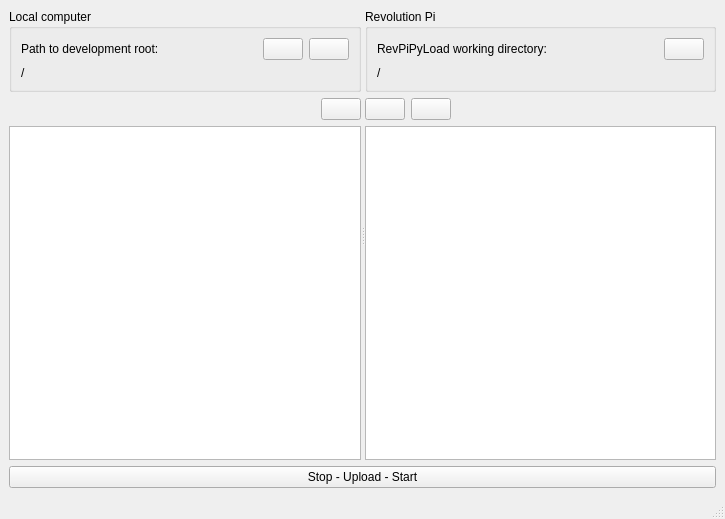
<?xml version="1.0" encoding="UTF-8"?>
<ui version="4.0">
 <class>win_files</class>
 <widget class="QMainWindow" name="win_files">
  <property name="geometry">
   <rect>
    <x>0</x>
    <y>0</y>
    <width>725</width>
    <height>519</height>
   </rect>
  </property>
  <property name="windowTitle">
   <string>File manager</string>
  </property>
  <widget class="QWidget" name="centralwidget">
   <layout class="QGridLayout" name="gridLayout">
    <item row="0" column="0">
     <widget class="QSplitter" name="splitter">
      <property name="orientation">
       <enum>Qt::Horizontal</enum>
      </property>
      <property name="childrenCollapsible">
       <bool>false</bool>
      </property>
      <widget class="QWidget" name="verticalLayoutWidget">
       <layout class="QVBoxLayout" name="vl_local">
        <item>
         <widget class="QGroupBox" name="gb_select_local">
          <property name="title">
           <string>Local computer</string>
          </property>
          <layout class="QGridLayout" name="gridLayout_2" columnstretch="1,0,0">
           <item row="0" column="0">
            <widget class="QLabel" name="lbl_select_local">
             <property name="text">
              <string>Path to development root:</string>
             </property>
            </widget>
           </item>
           <item row="0" column="1">
            <widget class="QPushButton" name="btn_select_local">
             <property name="toolTip">
              <string>Open developer root directory</string>
             </property>
             <property name="icon">
              <iconset resource="ressources.qrc">
               <normaloff>:/action/ico/folder-open.ico</normaloff>:/action/ico/folder-open.ico</iconset>
             </property>
             <property name="iconSize">
              <size>
               <width>24</width>
               <height>24</height>
              </size>
             </property>
             <property name="autoDefault">
              <bool>false</bool>
             </property>
            </widget>
           </item>
           <item row="0" column="2">
            <widget class="QPushButton" name="btn_refresh_local">
             <property name="toolTip">
              <string>Reload file list</string>
             </property>
             <property name="icon">
              <iconset resource="ressources.qrc">
               <normaloff>:/action/ico/refresh.ico</normaloff>:/action/ico/refresh.ico</iconset>
             </property>
             <property name="iconSize">
              <size>
               <width>24</width>
               <height>24</height>
              </size>
             </property>
            </widget>
           </item>
           <item row="1" column="0" colspan="3">
            <widget class="QLabel" name="lbl_path_local">
             <property name="sizePolicy">
              <sizepolicy hsizetype="Ignored" vsizetype="Preferred">
               <horstretch>0</horstretch>
               <verstretch>0</verstretch>
              </sizepolicy>
             </property>
             <property name="toolTip">
              <string notr="true">/</string>
             </property>
             <property name="text">
              <string notr="true">/</string>
             </property>
            </widget>
           </item>
          </layout>
         </widget>
        </item>
        <item>
         <layout class="QHBoxLayout" name="hl_revpi_2">
          <item>
           <spacer name="hs_local">
            <property name="orientation">
             <enum>Qt::Horizontal</enum>
            </property>
            <property name="sizeHint" stdset="0">
             <size>
              <width>40</width>
              <height>20</height>
             </size>
            </property>
           </spacer>
          </item>
          <item>
           <widget class="QPushButton" name="btn_to_right">
            <property name="text">
             <string/>
            </property>
            <property name="icon">
             <iconset resource="ressources.qrc">
              <normaloff>:/action/ico/arrow-right.ico</normaloff>:/action/ico/arrow-right.ico</iconset>
            </property>
            <property name="iconSize">
             <size>
              <width>24</width>
              <height>24</height>
             </size>
            </property>
            <property name="autoDefault">
             <bool>false</bool>
            </property>
           </widget>
          </item>
         </layout>
        </item>
        <item>
         <widget class="QTreeWidget" name="tree_files_local">
          <property name="editTriggers">
           <set>QAbstractItemView::NoEditTriggers</set>
          </property>
          <property name="selectionMode">
           <enum>QAbstractItemView::ExtendedSelection</enum>
          </property>
          <property name="selectionBehavior">
           <enum>QAbstractItemView::SelectRows</enum>
          </property>
          <property name="iconSize">
           <size>
            <width>24</width>
            <height>24</height>
           </size>
          </property>
          <property name="sortingEnabled">
           <bool>true</bool>
          </property>
          <attribute name="headerVisible">
           <bool>false</bool>
          </attribute>
          <column>
           <property name="text">
            <string notr="true">1</string>
           </property>
          </column>
         </widget>
        </item>
       </layout>
      </widget>
      <widget class="QWidget" name="gridLayoutWidget_2">
       <layout class="QVBoxLayout" name="vl_revpi">
        <item>
         <widget class="QGroupBox" name="gb_select_revpi">
          <property name="title">
           <string>Revolution Pi</string>
          </property>
          <layout class="QGridLayout" name="gridLayout_3" columnstretch="1,0">
           <item row="1" column="0" colspan="2">
            <widget class="QLabel" name="lbl_path_revpi">
             <property name="sizePolicy">
              <sizepolicy hsizetype="Ignored" vsizetype="Preferred">
               <horstretch>0</horstretch>
               <verstretch>0</verstretch>
              </sizepolicy>
             </property>
             <property name="toolTip">
              <string notr="true">/</string>
             </property>
             <property name="text">
              <string notr="true">/</string>
             </property>
            </widget>
           </item>
           <item row="0" column="0">
            <widget class="QLabel" name="lbl_select_revpi">
             <property name="text">
              <string>RevPiPyLoad working directory:</string>
             </property>
            </widget>
           </item>
           <item row="0" column="1">
            <widget class="QPushButton" name="btn_refresh_revpi">
             <property name="toolTip">
              <string>Reload file list</string>
             </property>
             <property name="icon">
              <iconset resource="ressources.qrc">
               <normaloff>:/action/ico/refresh.ico</normaloff>:/action/ico/refresh.ico</iconset>
             </property>
             <property name="iconSize">
              <size>
               <width>24</width>
               <height>24</height>
              </size>
             </property>
            </widget>
           </item>
          </layout>
         </widget>
        </item>
        <item>
         <layout class="QHBoxLayout" name="hl_revpi">
          <item>
           <widget class="QPushButton" name="btn_to_left">
            <property name="text">
             <string/>
            </property>
            <property name="icon">
             <iconset resource="ressources.qrc">
              <normaloff>:/action/ico/arrow-left.ico</normaloff>:/action/ico/arrow-left.ico</iconset>
            </property>
            <property name="iconSize">
             <size>
              <width>24</width>
              <height>24</height>
             </size>
            </property>
            <property name="autoDefault">
             <bool>false</bool>
            </property>
           </widget>
          </item>
          <item>
           <widget class="QPushButton" name="btn_delete_revpi">
            <property name="text">
             <string/>
            </property>
            <property name="icon">
             <iconset resource="ressources.qrc">
              <normaloff>:/action/ico/edit-delete.ico</normaloff>:/action/ico/edit-delete.ico</iconset>
            </property>
            <property name="iconSize">
             <size>
              <width>24</width>
              <height>24</height>
             </size>
            </property>
            <property name="autoDefault">
             <bool>false</bool>
            </property>
           </widget>
          </item>
          <item>
           <spacer name="hs_revpi">
            <property name="orientation">
             <enum>Qt::Horizontal</enum>
            </property>
            <property name="sizeHint" stdset="0">
             <size>
              <width>40</width>
              <height>20</height>
             </size>
            </property>
           </spacer>
          </item>
         </layout>
        </item>
        <item>
         <widget class="QTreeWidget" name="tree_files_revpi">
          <property name="editTriggers">
           <set>QAbstractItemView::NoEditTriggers</set>
          </property>
          <property name="selectionMode">
           <enum>QAbstractItemView::ExtendedSelection</enum>
          </property>
          <property name="selectionBehavior">
           <enum>QAbstractItemView::SelectRows</enum>
          </property>
          <property name="iconSize">
           <size>
            <width>24</width>
            <height>24</height>
           </size>
          </property>
          <property name="sortingEnabled">
           <bool>true</bool>
          </property>
          <attribute name="headerVisible">
           <bool>false</bool>
          </attribute>
          <column>
           <property name="text">
            <string notr="true">1</string>
           </property>
          </column>
         </widget>
        </item>
       </layout>
      </widget>
     </widget>
    </item>
    <item row="1" column="0">
     <widget class="QPushButton" name="btn_all">
      <property name="text">
       <string>Stop - Upload - Start</string>
      </property>
     </widget>
    </item>
   </layout>
  </widget>
  <widget class="QStatusBar" name="statusbar"/>
 </widget>
 <resources>
  <include location="ressources.qrc"/>
 </resources>
 <connections/>
</ui>
